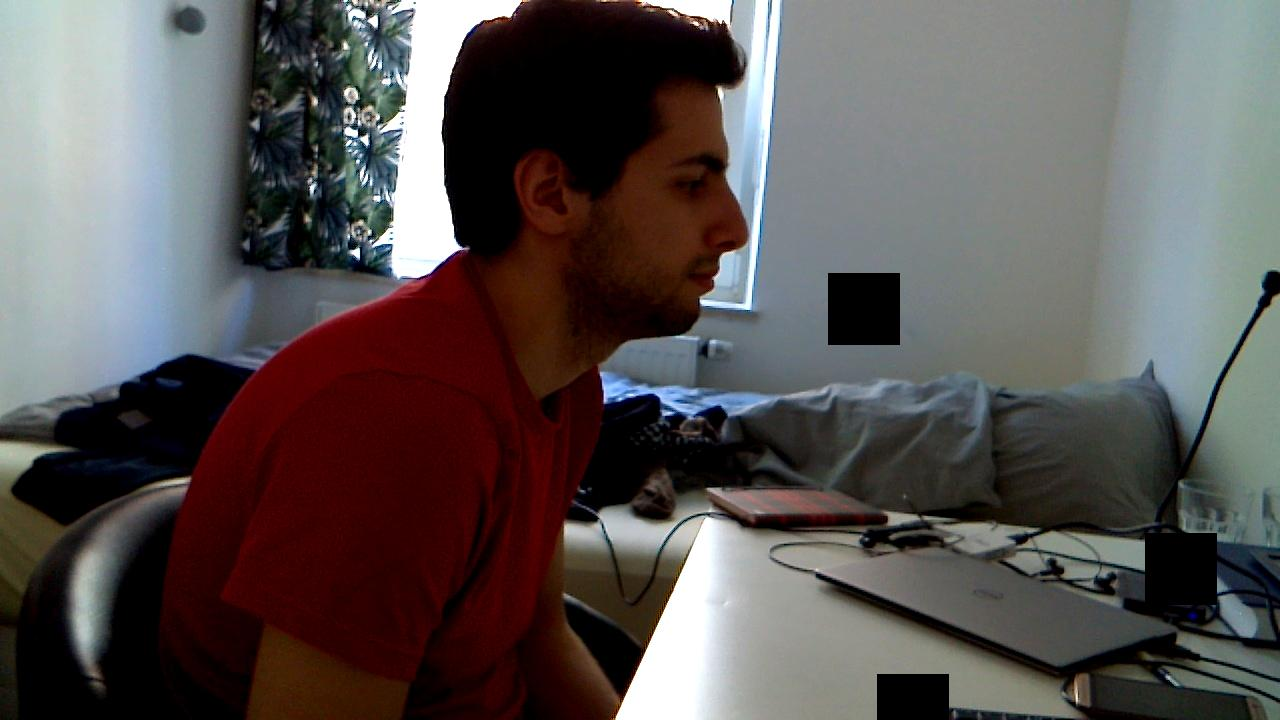
#> input picture pictures/Badposture/Badposture1129.jpg, 1280 x 720 px; its folder holds only this picture in this run
$ python step01_resizefolder.py
#> lines starting #> are read from the running program, lines starting #| are printed output that depends on the picture
# -*- coding: utf-8 -*-
"""
Created on Fri Mar  6 13:02:57 2020

@author: ilias.amri
"""

import matplotlib.pyplot as plt
import matplotlib
import numpy as np
import os
from subprocess import Popen

import skimage
from skimage import data
from skimage.color import rgb2hsv
from skimage import io
from skimage.transform import rescale, resize, downscale_local_mean
from os.path import dirname, basename, isfile, join
from skimage.filters import threshold_otsu
from skimage.io import imsave
import glob
import time

#DONE :TH files are read and iterated over
#TODO :create the folders

resultFolder= glob.glob(join( "res","*.jpg"))
modules = glob.glob(join( "pictures"))
#compRatio = int(input("Please input the output size division (2 would mean to divide the legnth and height by 2) : "))
compRatio = 4
nbrClass = 0
classes = []

proc = Popen(['rm','-r','cleaned'])
#proc = Popen(['pwd'])
#print(proc)
time.sleep(2)
try :
    os.mkdir("cleaned")#To check
except :
    pass

try :
    os.mkdir(os.path.join("./","cleaned","val"))#To check
except :
    pass

try :
    os.mkdir(os.path.join("./","cleaned","train"))#To check
except :
    pass


for root, dirs, files in os.walk(".//pictures", topdown=False):
   for name in dirs:
#      print(os.path.join(root, name))
      try :
          os.mkdir((os.path.join("./","cleaned","train",name)))#To check

      except :
          pass
      try :
          os.mkdir((os.path.join("./","cleaned","val",name)))#To check

      except :
          pass
      classes.append(name)
      nbrClass +=1

      #      os.mkdir("val")#To finish
i = 0
for name in classes:
    modules = glob.glob(os.path.join(root, name,"*.jpg"))
    counter = 1
    for imstr in modules:
        filename = os.path.join(imstr)
        image = io.imread(filename)
#> image is the input picture: shape (720, 1280, 3); mean R, G, B 89.9, 83.8, 82.9
        image = resize(image, (image.shape[0] // compRatio, image.shape[1] // compRatio),anti_aliasing=True)
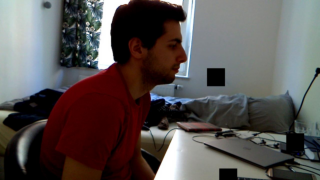
#> image: shape (180, 320, 3) float64; mean R, G, B 0.353, 0.329, 0.325

        if (counter<(0.8*len(modules))):

            print("I will save in ")
            print(os.path.join("./","cleaned","train",name,str(counter)+"aa.jpg"))
            nameFile = os.path.join("./","cleaned","train",name,str(counter)+"aa.jpg")
            imsave(nameFile,image)


        else :

            print("ill save in ")
            print(os.path.join("./","cleaned","val",name,str(counter)+"aa.jpg"))
            nameFile = os.path.join("./","cleaned","val",name,str(counter)+"aa.jpg")
#> (the run stopped early here; a loop or call above may not have finished)
